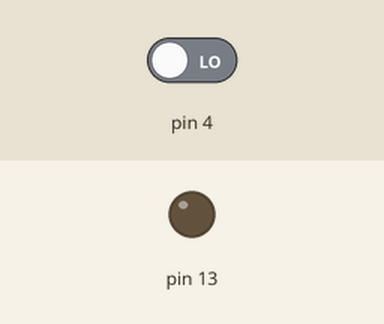
Bench run of a sketch on a simulated Arduino Uno, built with avr-gcc and run on an emulated ATmega328P. Shown: output pins drawn as LEDs (lit = HIGH). The inputs (shaded band) are chosen by the test bench; at power-on: pin 4 LOW. What the sketch prints to the serial monitor is not drawn.

Above: at 1.2 s.
1.3 s: pin 4 driven HIGH
At 1.9 s:
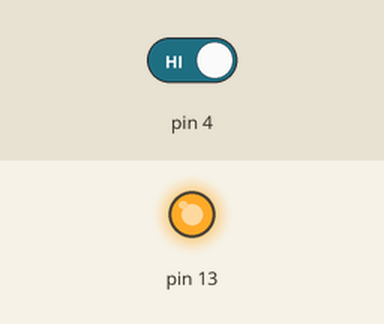
2.8 s: pin 4 driven LOW
At 3.1 s:
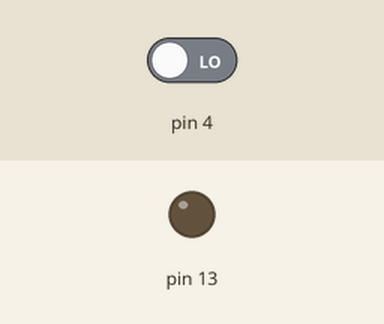
Timing chart, 0 to 5.8 s (numbered marks = the images above; inputs shaded):
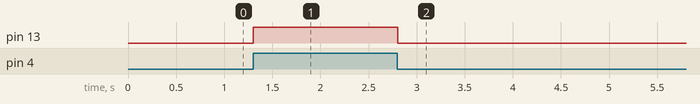

Measured:
- after the input at 1.3 s, pin 13: LOW → HIGH at once
- after the input at 2.8 s, pin 13: HIGH → LOW at once

The sketch:

2.1.ino
```cpp
void setup() {
  // put your setup code here, to run once:
  pinMode(4,INPUT);
  pinMode(13,OUTPUT);
  Serial.begin(9600);
}

void loop() {
  // put your main code here, to run repeatedly:
  Serial.println(digitalRead(4));
  if(digitalRead(4)==1){
    digitalWrite(13,HIGH);
  }else{
    digitalWrite(13,LOW);
  }
}
```
